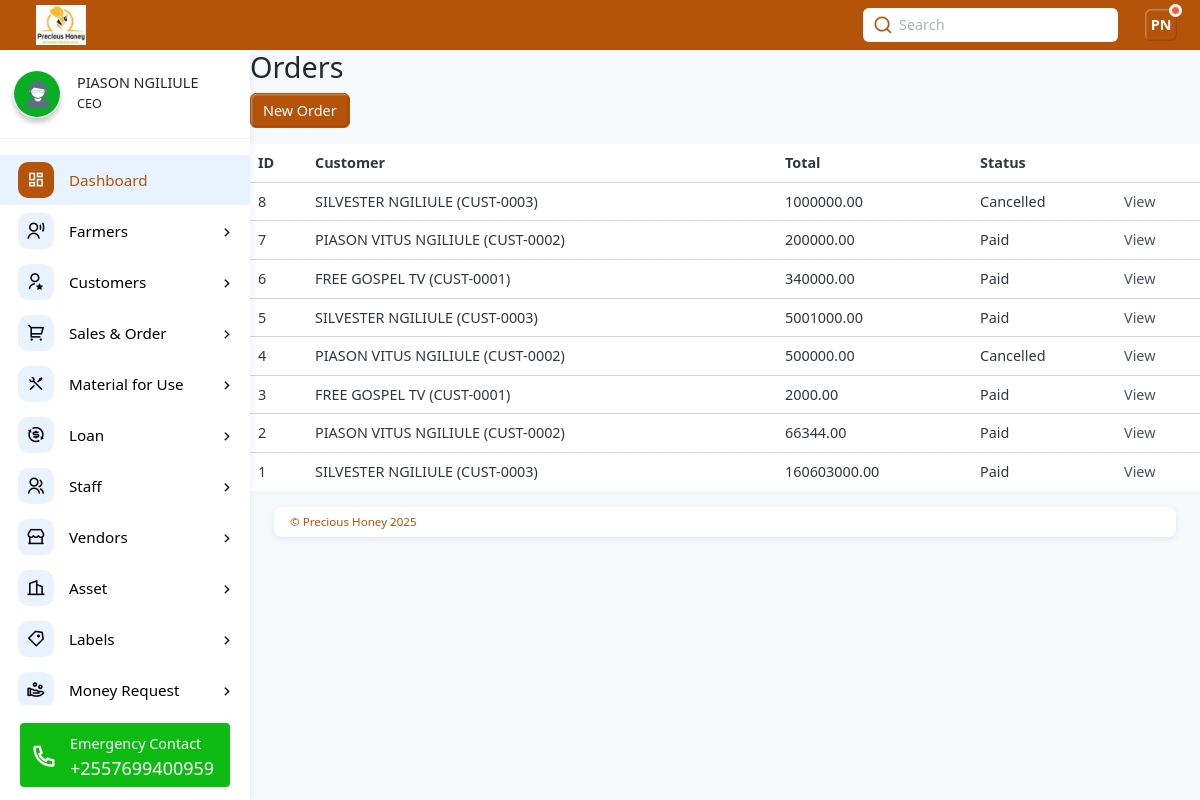
Page /orders/ (signed in) on the committed database.
### web/models.py (models this page shows, shortened)
class Staff(models.Model):
    user = models.OneToOneField(MyUser, on_delete=models.CASCADE)  # badala ya ForeignKey
    first_name = models.CharField(max_length=100)
    middle_name = models.CharField(max_length=100, blank=True, null=True)
    last_name = models.CharField(max_length=100)
    gender = models.CharField(max_length=10, choices=[('male', 'Male'), ('female', 'Female')])
    village = models.CharField(max_length=100)
    ward = models.CharField(max_length=100)
    district = models.CharField(max_length=100)
    region = models.CharField(max_length=100)
    designation = models.CharField(max_length=100)
    mobile_number = models.CharField(max_length=15)
    nin_number = models.CharField(max_length=20, blank=True, null=True)
    postal_code = models.CharField(max_length=10, blank=True, null=True)
    email = models.EmailField(unique=True)
    username = models.CharField(max_length=100, unique=True)
    profile_picture = models.FileField(upload_to="home/", blank=True, null=True, help_text="Optional")
    date_joined = models.DateTimeField(auto_now_add=True, null=True)
    def initials(self):
        return f"{self.first_name[0].upper()}{self.last_name[0].upper()}"

class SalesOrder(models.Model):
    STATUS_CHOICES = [
        ("draft", "Draft"),
        ("confirmed", "Confirmed"),
        ("paid", "Paid"),
        ("cancelled", "Cancelled"),
    ]
    customer = models.ForeignKey(Customer, on_delete=models.PROTECT)
    status = models.CharField(max_length=20, choices=STATUS_CHOICES, default="draft")
    notes = models.TextField(blank=True, null=True)
    created_at = models.DateTimeField(auto_now_add=True)
    updated_at = models.DateTimeField(auto_now=True)
    @property
    def total_amount(self):
        return sum((item.subtotal for item in self.items.all()), Decimal("0.00"))

class Customer(models.Model):
    PAYMENT_TERMS = [
        ("cash", "Cash"),
        ("7d", "Net 7 Days"),
        ("14d", "Net 14 Days"),
        ("30d", "Net 30 Days"),
        ("45d", "Net 45 Days"),
        ("60d", "Net 60 Days"),
    ]
    code = models.CharField(max_length=20, unique=True, editable=False, help_text="Generated e.g. CUST-0001")
    name = models.CharField(max_length=200, help_text="Jina kamili la mteja au kampuni")
    company_name = models.CharField(max_length=200, blank=True, null=True)
    contact_person = models.CharField(max_length=150, blank=True, null=True)
    phone = models.CharField(max_length=20, validators=[PHONE_VALIDATOR], blank=True, null=True)
    alt_phone = models.CharField(max_length=20, validators=[PHONE_VALIDATOR], blank=True, null=True)
    email = models.EmailField(blank=True, null=True)
    alt_email = models.EmailField(blank=True, null=True)
    address_line1 = models.CharField(max_length=250, blank=True, null=True)
    address_line2 = models.CharField(max_length=250, blank=True, null=True)
    city = models.CharField(max_length=120, blank=True, null=True)
    region = models.CharField(max_length=120, blank=True, null=True)
    country = models.CharField(max_length=120, blank=True, null=True, default="Tanzania")
    postal_code = models.CharField(max_length=20, blank=True, null=True)
    tin = models.CharField("TIN", max_length=50, blank=True, null=True)
    vat_number = models.CharField(max_length=50, blank=True, null=True)
    payment_terms = models.CharField(max_length=10, choices=PAYMENT_TERMS, default="cash")
    credit_limit = models.DecimalField(max_digits=12, decimal_places=2, default=0, validators=[MinValueValidator(0)])
    is_active = models.BooleanField(default=True)
    notes = models.TextField(blank=True, null=True)
    created_at = models.DateTimeField(auto_now_add=True)
    updated_at = models.DateTimeField(auto_now=True)
    class Meta:
        ordering = ["-created_at"]
        verbose_name = "Customer"
        verbose_name_plural = "Customers"
    def __str__(self):
        return f"{self.name} ({self.code})" if self.code else self.name

class SalesOrderItem(models.Model):
    order = models.ForeignKey(SalesOrder, related_name="items", on_delete=models.CASCADE)
    product = models.ForeignKey(Product, on_delete=models.PROTECT)
    quantity = models.PositiveIntegerField(default=1)
    unit_price = models.DecimalField(max_digits=12, decimal_places=2)
    @property
    def subtotal(self):
        return self.quantity * self.unit_price

### web/views.py (the view)
# urls.py: path("orders/", views.order_list, name="order_list"),
@login_required(login_url="signin")
def order_list(request):
    staff = get_object_or_404(Staff, email=request.user.email, username=request.user.username)
    staff = Staff.objects.get(user=request.user)
    initials = staff.initials()  # piga method ya initials
    orders = SalesOrder.objects.select_related("customer").prefetch_related("items").order_by("-created_at")
    context = {
        "orders": orders,
        "designation": staff.designation,
        "first_name": staff.first_name,
        "last_name": staff.last_name,
        "profile_picture": staff.profile_picture,
        "initials": initials,
    }
    return render(request, "web/order_list.html", context)

### web/templates/web/order_list.html
{% extends "web/base.html" %}
{% block content %}
<h2>Orders</h2>
<a href="{% url 'customer_search' %}" class="btn btn-primary">New Order</a>
<table class="table mt-3">
  <thead>
    <tr>
      <th>ID</th>
      <th>Customer</th>
      <th>Total</th>
      <th>Status</th>
      <th></th>
    </tr>
  </thead>
  <tbody>
    {% for order in orders %}
    <tr>
      <td>{{ order.id }}</td>
      <td>{{ order.customer }}</td>
      <td>{{ order.total_amount }}</td>
      <td>{{ order.get_status_display }}</td>
      <td><a href="{% url 'order_detail' order.pk %}">View</a></td>
    </tr>
    {% endfor %}
  </tbody>
</table>
{% endblock %}

### web/templates/web/base.html (shortened to what this page needs)
{% load static %}
<!DOCTYPE html><html lang="en"><head>
    <link rel="stylesheet" href="{% static 'web/css/remixicon.css' %}">
    <link rel="stylesheet" href="{% static 'web/css/main.min.css' %}">
    <link rel="stylesheet" href="{% static 'web/css/OverlayScrollbars.min.css' %}">
  </head>
  <body>
    <div class="page-wrapper">
      <div class="app-header d-flex align-items-center">
        <div class="app-brand ms-3">
          <a href="{% url 'home' %}" class="d-lg-block d-none">
            <img src="{% static 'web/images/logo6.jpg' %}" class="logo" alt="Precious Honey Information Management System">
          </a>
        </div>
        <div class="header-actions">
          {% if user.is_authenticated %}
          <div class="search-container d-lg-block d-none mx-3">
            <input type="text" class="form-control" id="searchId" placeholder="Search">
            <i class="ri-search-line"></i>
          </div>
          {% endif %}
          {% if user.is_authenticated %}
          <div class="dropdown ms-2">
            <a id="userSettings" class="dropdown-toggle d-flex align-items-center" href="#!" role="button" data-bs-toggle="dropdown" aria-expanded="false">
              <div class="avatar-box">{{ initials }}<span class="status busy"></span></div>
            </a>
          </div>
          {% endif %}
        </div>
      </div>
      <div class="main-container">
        {% if user.is_authenticated %}
        <nav id="sidebar" class="sidebar-wrapper">
          <div class="sidebar-profile">
            {% if profile_picture %}
            <img src=" {{profile_picture.url}}" class="img-shadow img-3x me-3 rounded-5" alt="Precious Honey Management System">
            {% else %}
            <img src="{% static 'web/images/profile2.jpg' %}" class="img-shadow img-3x me-3 rounded-5" alt="Precious Honey Management System">
            {% endif %}
            <div class="m-0">
              <h6 class="mb-1 profile-name text-nowrap text-truncate">{{first_name}} {{last_name}}</h6>
              <p class="m-0 small profile-name text-nowrap text-truncate">{{designation}}</p>
            </div>
          </div>
          <div class="sidebarMenuScroll">
            <ul class="sidebar-menu">
              <li class="active current-page">
                <a href="{% url 'home' %}">
                  <i class="ri-dashboard-line"></i>
                  <span class="menu-text">Dashboard</span>
                </a>
              </li>
              {% if designation == "Collection Officer" or designation == "CEO" or designation == "Manager" or designation == "Store Keeper" or designation == "Bee Keeper" %}
              <li class="treeview">
                <a href="#!">
                  <i class="ri-user-voice-line"></i>
                  <span class="menu-text">Farmers</span>
                </a>
              </li>
              {% endif %}
              {% if designation == "CEO" or designation == "Manager" or designation == "Vendors" or designation == "Marketing Officer" or designation == "Finance Officer" or designation == "Store Keeper" %}
              <li class="treeview">
                <a href="#!">
                  <i class="ri-user-star-line"></i>
                  <span class="menu-text">Customers</span>
                </a>
              </li>
              {% endif %}
              {% if designation == "CEO" or designation == "Manager" or designation == "Finance Officer" or designation == "Marketing Officer" or designation == "Store Keeper" %}
              <li class="treeview">
                <a href="#!">
                  <i class="ri-shopping-cart-2-line"></i>
                  <span class="menu-text">Sales & Order</span>
                </a>
              </li>
              {% endif %}
              {% if designation == "CEO" or designation == "Manager" or designation == "Store Keeper" or designation == "Factory Manager" %}
              <li class="treeview">
                <a href="#!">
                  <i class="ri-tools-line"></i>
                  <span class="menu-text">Material for Use</span>
                </a>
              </li>
              {% endif %}
              {% if designation == "CEO" or designation == "Manager" %}
              <li class="treeview">
                <a href="#!">
                  <i class="ri-exchange-dollar-line"></i>
                  <span class="menu-text">Loan</span>
                </a>
              </li>
              {% endif %}
              {% if designation == "CEO" or designation == "Manager" %}
              <li class="treeview">
                <a href="#!">
                  <i class="ri-group-line"></i>
                  <span class="menu-text">Staff</span>
                </a>
              </li>
              {% endif %}
              {% if designation == "CEO" or designation == "Marketing Officer" or designation == "Manager" %}
              <li class="treeview">
                <a href="#!">
                  <i class="ri-store-2-line"></i>
                  <span class="menu-text">Vendors</span>
                </a>
              </li>
              {% endif %}
              {% if designation == "CEO" or designation == "Manager" or designation == "Store Keeper" %}
              <li class="treeview">
                <a href="#!">
                  <i class="ri-building-2-line"></i>
                  <span class="menu-text">Asset</span>
                </a>
              </li>
              {% if designation == "CEO" or designation == "Manager" or designation == "Store Keeper" %}
              <li class="treeview">
                <a href="#!">
                  <i class="ri-price-tag-3-line"></i>
                  <span class="menu-text">Labels</span>
                </a>
              </li>
              {% endif %}
              {% endif %}
              <li class="treeview">
                <a href="#!">
                  <i class="ri-hand-coin-line"></i>
                  <span class="menu-text">Money Request</span>
                </a>
              </li>
            </ul>
          </div>
          <div class="sidebar-contact">
            <p class="fw-light mb-1 text-nowrap text-truncate">Emergency Contact</p>
            <h5 class="m-0 lh-1 text-nowrap text-truncate">+2557699400959</h5>
            <i class="ri-phone-line"></i>
          </div>
        </nav>
        {% endif %}
      <div class="app-container">
        {% block content %}
        {% endblock %}
      </div>
          <div class="app-footer bg-white">
            <span>© Precious Honey {% now "Y" %}</span>
        </div>
        </div>
      </div>
</body></html>

### web/templates/web/base.html (style rules this page uses)
:root { --honey-50: #fff8e6; --honey-100:#fdecc2; --honey-300:#fbcf77; --honey-400:#fbbf24; --honey-500:#f59e0b; --honey-700:#b45309; --ink:#111; }

### rows in the picture
Staff: first_name "PIASON", last_name "NGILIULE", designation "CEO"
SalesOrder: id "8", customer "SILVESTER NGILIULE (CUST-0003)", total_amount "1000000.00", status "Cancelled"
SalesOrder: id "7", customer "PIASON VITUS NGILIULE (CUST-0002)", total_amount "200000.00", status "Paid"
SalesOrder: id "6", customer "FREE GOSPEL TV (CUST-0001)", total_amount "340000.00", status "Paid"
SalesOrder: id "5", customer "SILVESTER NGILIULE (CUST-0003)", total_amount "5001000.00", status "Paid"
SalesOrder: id "4", customer "PIASON VITUS NGILIULE (CUST-0002)", total_amount "500000.00", status "Cancelled"
SalesOrder: id "3", customer "FREE GOSPEL TV (CUST-0001)", total_amount "2000.00", status "Paid"
SalesOrder: id "2", customer "PIASON VITUS NGILIULE (CUST-0002)", total_amount "66344.00", status "Paid"
SalesOrder: id "1", customer "SILVESTER NGILIULE (CUST-0003)", total_amount "160603000.00", status "Paid"

### other values in the picture
{{ initials }} "PN"
